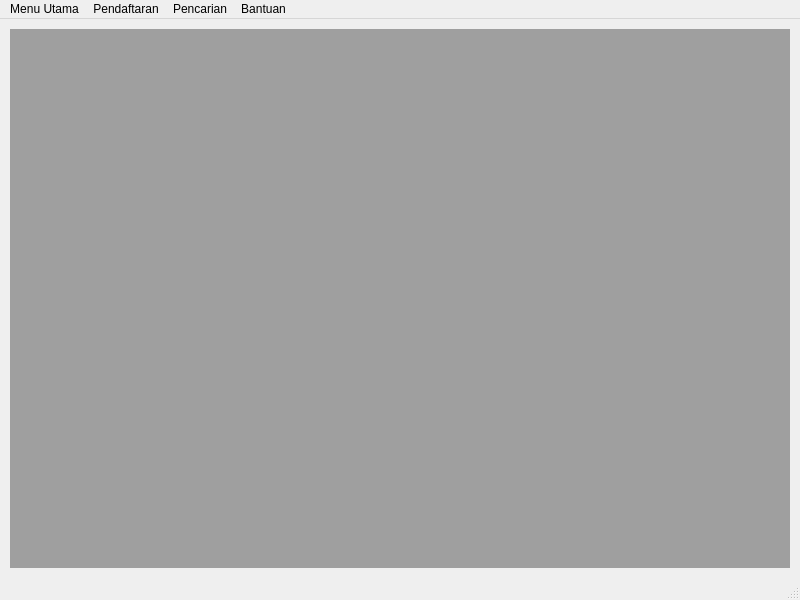
<?xml version="1.0" encoding="UTF-8"?>
<ui version="4.0">
 <class>MainWindow</class>
 <widget class="QMainWindow" name="MainWindow">
  <property name="geometry">
   <rect>
    <x>0</x>
    <y>0</y>
    <width>800</width>
    <height>600</height>
   </rect>
  </property>
  <property name="windowTitle">
   <string>Medcal</string>
  </property>
  <widget class="QWidget" name="centralwidget">
   <layout class="QGridLayout" name="gridLayout">
    <property name="sizeConstraint">
     <enum>QLayout::SetDefaultConstraint</enum>
    </property>
    <item row="0" column="0">
     <layout class="QVBoxLayout" name="verticalLayout" stretch="0">
      <property name="spacing">
       <number>10</number>
      </property>
      <property name="sizeConstraint">
       <enum>QLayout::SetMaximumSize</enum>
      </property>
      <property name="leftMargin">
       <number>1</number>
      </property>
      <property name="topMargin">
       <number>1</number>
      </property>
      <property name="rightMargin">
       <number>1</number>
      </property>
      <property name="bottomMargin">
       <number>1</number>
      </property>
      <item>
       <widget class="QMdiArea" name="mdiArea"/>
      </item>
     </layout>
    </item>
   </layout>
  </widget>
  <widget class="QMenuBar" name="menubar">
   <property name="geometry">
    <rect>
     <x>0</x>
     <y>0</y>
     <width>800</width>
     <height>22</height>
    </rect>
   </property>
   <widget class="QMenu" name="menuMedical">
    <property name="title">
     <string>Menu Utama</string>
    </property>
    <addaction name="actionDashboard"/>
    <addaction name="separator"/>
    <addaction name="actionSetting"/>
   </widget>
   <widget class="QMenu" name="menuPendaftaran">
    <property name="title">
     <string>Pendaftaran</string>
    </property>
    <addaction name="actionPasien"/>
    <addaction name="separator"/>
    <addaction name="actionJadwal_Kedatangan"/>
   </widget>
   <widget class="QMenu" name="menuPencarian">
    <property name="title">
     <string>Pencarian</string>
    </property>
    <addaction name="actionPasien_2"/>
    <addaction name="separator"/>
    <addaction name="actionJadwal_Kedatangan_2"/>
    <addaction name="separator"/>
    <addaction name="actionPesan"/>
    <addaction name="actionAktifitas"/>
   </widget>
   <widget class="QMenu" name="menuBantuan">
    <property name="title">
     <string>Bantuan</string>
    </property>
    <addaction name="actionTentang"/>
    <addaction name="actionFAQ"/>
    <addaction name="separator"/>
    <addaction name="actionTentang_2"/>
   </widget>
   <addaction name="menuMedical"/>
   <addaction name="menuPendaftaran"/>
   <addaction name="menuPencarian"/>
   <addaction name="menuBantuan"/>
  </widget>
  <widget class="QStatusBar" name="statusbar"/>
  <action name="actionPasien">
   <property name="text">
    <string>Pasien Baru</string>
   </property>
  </action>
  <action name="actionJadwal_Kedatangan">
   <property name="text">
    <string>Kedatangan &amp;&amp; Janji</string>
   </property>
  </action>
  <action name="actionPasien_2">
   <property name="text">
    <string>Pasien</string>
   </property>
  </action>
  <action name="actionDokter">
   <property name="text">
    <string>Dokter</string>
   </property>
  </action>
  <action name="actionJadwal_Kedatangan_2">
   <property name="text">
    <string>Jadwal Kedatangan &amp;&amp; Janji</string>
   </property>
  </action>
  <action name="actionPesan">
   <property name="text">
    <string>Pesan</string>
   </property>
  </action>
  <action name="actionAktifitas">
   <property name="text">
    <string>Aktivitas</string>
   </property>
  </action>
  <action name="actionDashboard">
   <property name="text">
    <string>Dashboard</string>
   </property>
  </action>
  <action name="actionSetting">
   <property name="checkable">
    <bool>false</bool>
   </property>
   <property name="text">
    <string>Pengaturan</string>
   </property>
  </action>
  <action name="actionTentang">
   <property name="text">
    <string>Cara Penggunaan</string>
   </property>
  </action>
  <action name="actionFAQ">
   <property name="text">
    <string>FAQ</string>
   </property>
  </action>
  <action name="actionTentang_2">
   <property name="text">
    <string>Tentang</string>
   </property>
  </action>
 </widget>
 <resources/>
 <connections/>
</ui>
